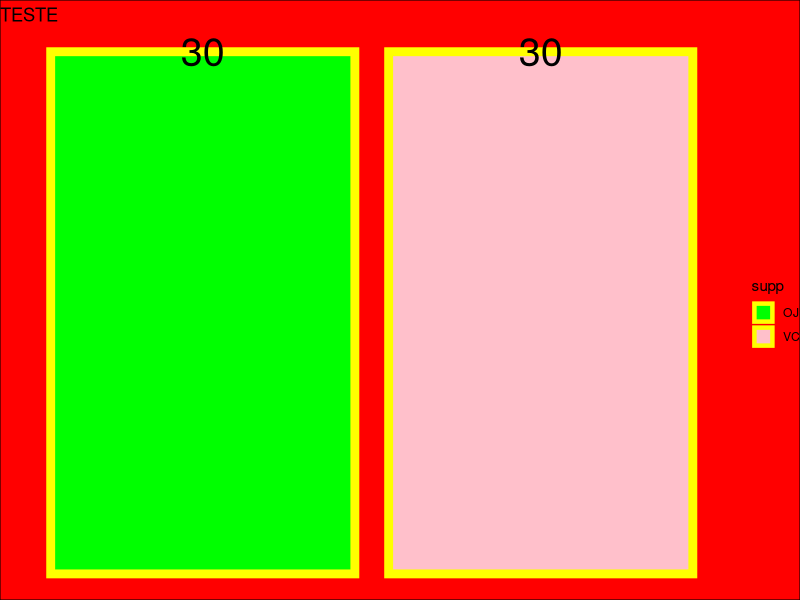

The R source for this figure:
#source("rdocs/source/packages.R")

# ---------------------------------------------------------------------------- #

#        ______   _____  ________      ________ 
#      |  ____| / ____| |__   __| /\  |__   __|
#     | |__    | (___     | |   /  \    | |   
#    |  __|    \___ \    | |  / /\ \   | |   
#   | |____   ____) |   | |  /____ \  | |   
#  |______   |_____/   |_| /_/    \_\|_|   
#  
#         Consultoria estatística 
#

# ---------------------------------------------------------------------------- #
# ############################## README ###################################### #
# Consultor, favor utilizar este arquivo .R para realizar as análises
# alocadas a você neste projeto pelo gerente responsável, salvo instrução 
# explícita do gerente para mudança.
#
# Escreva seu código da forma mais clara e legível possível, eliminando códigos
# de teste depreciados, ou ao menos deixando como comentário. Dê preferência
# as funções dos pacotes contidos no Tidyverse para realizar suas análises.
# ---------------------------------------------------------------------------- #

library(tidyverse)
data("ToothGrowth")



dados_dose <- ToothGrowth %>%
  group_by(dose) %>%
  summarise(media_len = mean(len))

dados_supp <- ToothGrowth %>%
  group_by(supp) %>%
  summarise(media_len = mean(len))




head(ToothGrowth)
library(ggplot2)

analise3 <- ggplot(ToothGrowth, aes(x = supp, fill = supp)) +
  geom_bar(color = "yellow", linewidth = 3) +
  scale_fill_manual(values = c("green", "pink")) +
  geom_text(stat = "count", aes(label = ..count..), color = "black", size = 10) +
  labs(
    x = "",
    y = "",
    title = "TESTE"
  ) +
  theme_void() +
  theme(
    plot.background = element_rect(fill = "red")
  )
